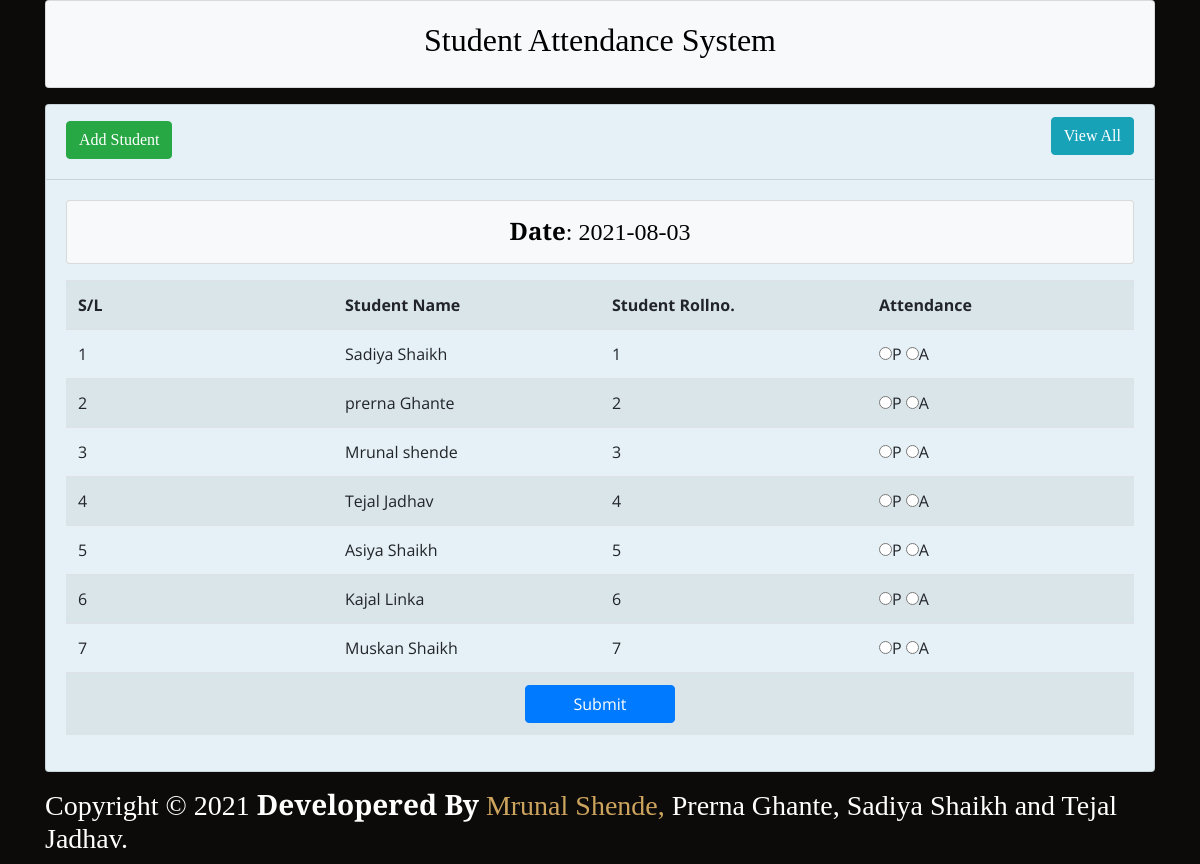
The app's page /index3.php with its own data.
### tables this page shows
CREATE TABLE `tbl_student` (
  `id` int(11) NOT NULL,
  `name` varchar(255) NOT NULL,
  `roll` int(11) NOT NULL
);

### lib/Database.php (called while the page is built, shortened)
<?php
Class Database{
 public $host   = DB_HOST;
 public $user   = DB_USER;
 public $pass   = DB_PASS;
 public $dbname = DB_NAME;
 public $link;
private function connectDB(){
   $this->link = new mysqli($this->host, $this->user, $this->pass,
      $this->dbname);
   }
  public function select($query){
    $result = $this->link->query($query) or
       die($this->link->error.__LINE__);
      if($result->num_rows > 0){
        return $result;
      } else {
        return false;
      }
   }
}

### classes/Student.php (called while the page is built, shortened)
<?php
	$filepath = realpath(dirname(__FILE__));
	include_once ($filepath.'/../lib/Database.php');
?>
<?php
class Student{
	private $db;
	public function __construct(){
		$this->db = new Database();
	}
	public function getStudents(){
		$query = "SELECT * FROM tbl_student";
		$result = $this->db->select($query);
		return $result;
	}
}

### index3.php (the view, shortened to what this page needs)
<?php
	include "inc/header.php";
	include "classes/Student.php";
	$stu = new Student();
?>
<?php
	$cur_date = date('Y-m-d');
?>
	<div class="container">
<div class="card" style="background:  #e6f1f7">
			<div class="card-header" style="background:  #e6f1f7">
				<h2>
					<a class="btn btn-success" href="add.php">Add Student</a>
					<a class="btn btn-info float-right" href="date_view.php">View All</a>
				</h2>
			</div>
			<div class="card-body" style="color: black">
				<div class="card bg-light text-center mb-3" style="color: black;">
					<h4 class="m-0 py-3" style="color: black"><strong>Date</strong>: <?php echo $cur_date; ?></h4>
				</div>
				<form action="" method="post">
					<table class="table table-striped">
						<tr>
							<th width="25%">S/L</th>
							<th width="25%">Student Name</th>
							<th width="25%">Student Rollno.</th>
							<th width="25%">Attendance</th>
						</tr>
<?php
	$getstudent = $stu->getStudents();
	if ($getstudent) {
		$i = 0;
		while ($value = $getstudent->fetch_assoc()) {
			$i++;
?>
						<tr>
							<td><?php echo $i; ?></td>
							<td><?php echo $value['name']; ?></td>
							<td><?php echo $value['roll']; ?></td>
							<td>
								<input type="radio" name="attend[<?php echo $value['roll']; ?>]" value="present">P
								<input type="radio" name="attend[<?php echo $value['roll']; ?>]" value="absent">A
							</td>
						</tr>
<?php } } ?>
						<tr>
							<td colspan="4" class="text-center">
								<input type="submit" name="submit" class="btn btn-primary px-5" value="Submit">
							</td>
						</tr>
					</table>
				</form>
			</div>
		</div>
	</div>
<?php include "inc/footer.php"; ?>

### assets/css/style.css (style rules this page uses)
body { font-family: "Open Sans", sans-serif; background: #0c0b09; color: #fff; }
a { color: #cda45e; }
h1, h2, h3, h4, h5, h6 { font-family: "Playfair Display", serif; }

### records on screen
tbl_student: name "Sadiya Shaikh", roll "1"
tbl_student: name "prerna Ghante", roll "2"
tbl_student: name "Mrunal shende", roll "3"
tbl_student: name "Tejal Jadhav", roll "4"
tbl_student: name "Asiya Shaikh", roll "5"
tbl_student: name "Kajal Linka", roll "6"
tbl_student: name "Muskan Shaikh", roll "7"
